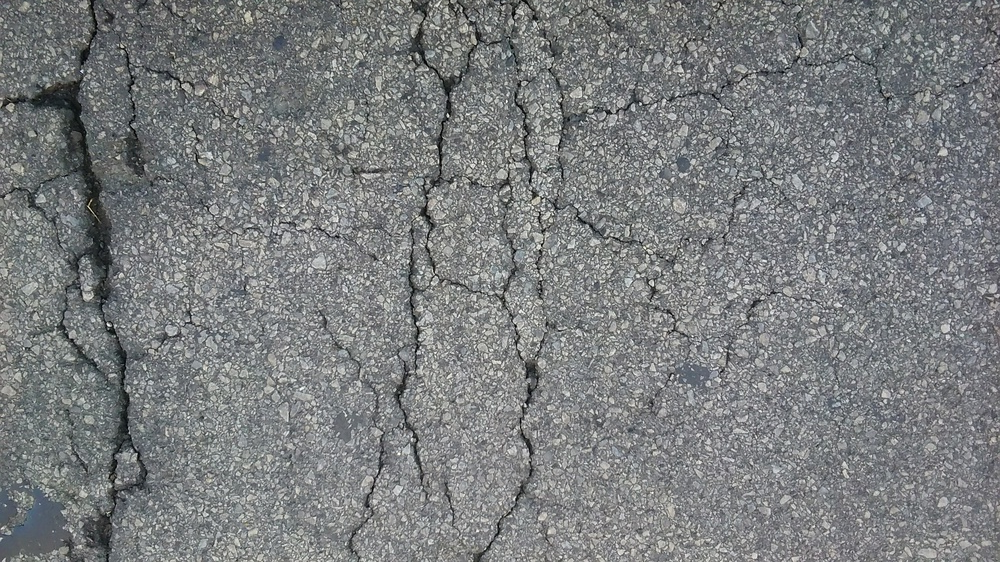
#> input picture 1.jpg, 1000 x 562 px, shrunk from 2560 x 1440 before the run
$ python 1.py   (older library calls are emulated)
#> lines starting #> are read from the running program, lines starting #| are printed output that depends on the picture
import cv2
import numpy as np
import matplotlib.pyplot as plt

def create_gabor_kernel(kernel_size, sigma, theta, lambd, gamma, psi=0):
    """
    创建Gabor滤波器核
    :param kernel_size: 滤波器尺寸 (奇数)
    :param sigma: 高斯标准差
    :param theta: 滤波器方向 (弧度)
    :param lambd: 正弦波波长
    :param gamma: 空间纵横比
    :param psi: 相位偏移 (0或np.pi/2)
    :return: Gabor核
    """
    sigma_x = sigma
    sigma_y = sigma / gamma

    # 创建网格
    half_size = kernel_size // 2
    x, y = np.mgrid[-half_size:half_size+1, -half_size:half_size+1]

    # 旋转坐标
    x_rot = x * np.cos(theta) + y * np.sin(theta)
    y_rot = -x * np.sin(theta) + y * np.cos(theta)

    # Gabor函数公式
    gabor = np.exp(-(x_rot**2 + sigma_y**2 * y_rot**2) / (2 * sigma_x**2))
    gabor *= np.cos(2 * np.pi * x_rot / lambd + psi)

    # 归一化（均值为0，方差为1）
    gabor = (gabor - np.mean(gabor)) / np.std(gabor)
    return gabor

def apply_gabor_filters(image, kernel_params_list):
    """
    应用多个Gabor滤波器到图像
    :param image: 输入灰度图
    :param kernel_params_list: Gabor核参数列表
    :return: 滤波结果列表
    """
    results = []
    for params in kernel_params_list:
        kernel = create_gabor_kernel(**params)
        # 卷积操作（使用CV_64F避免溢出，再归一化到0-255）
        filtered = cv2.filter2D(image, cv2.CV_64F, kernel)
        # 归一化到0-255
        filtered = (filtered - filtered.min()) / (filtered.max() - filtered.min()) * 255
        filtered = filtered.astype(np.uint8)
        results.append(filtered)
    return results

# 主程序
if __name__ == "__main__":
    # 1. 读取输入图像（转为灰度图）
    input_path = "1.jpg"
    image = cv2.imread(input_path)
#> image is the input picture: shape (562, 1000, 3); mean B, G, R 126.4, 125.3, 122.8
    if image is None:
        raise FileNotFoundError(f"无法找到图像文件: {input_path}")
    gray_image = cv2.cvtColor(image, cv2.COLOR_BGR2GRAY)

    # 2. 定义Gabor滤波器参数（多方向、多尺度）
    kernel_size = 31  # 滤波器尺寸（奇数）
    sigmas = [4, 8]   # 不同尺度（高斯标准差）
    thetas = [0, np.pi/4, np.pi/2, 3*np.pi/4]  # 4个方向（0°,45°,90°,135°）
    lambd = 10        # 波长
    gamma = 0.5       # 纵横比
    psi = 0           # 相位偏移

    # 生成参数列表
    kernel_params = []
    for sigma in sigmas:
        for theta in thetas:
            kernel_params.append({
                "kernel_size": kernel_size,
                "sigma": sigma,
                "theta": theta,
                "lambd": lambd,
                "gamma": gamma,
                "psi": psi
            })

    # 3. 应用Gabor滤波
    filtered_images = apply_gabor_filters(gray_image, kernel_params)
#> the loop in apply_gabor_filters, `for params in kernel_params_list:` made 8 passes
#> pass 1, in apply_gabor_filters, `filtered = cv2.filter2D(image, cv2.CV_64F, kernel)`:
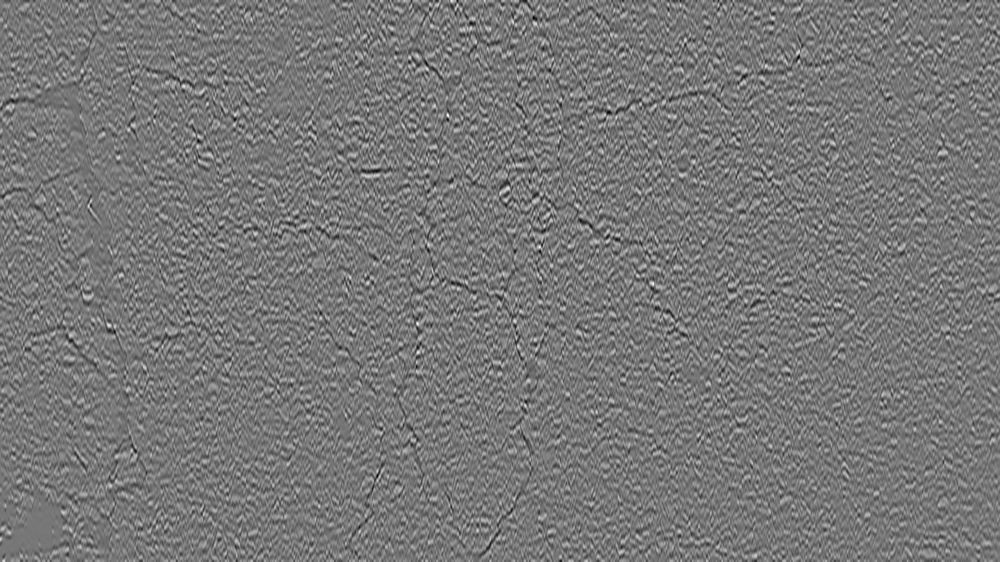
#> filtered: shape (562, 1000) float64; min -7682.7, max 8639.9, mean 0; drawn with min black and max white
#> pass 2, in apply_gabor_filters, `filtered = cv2.filter2D(image, cv2.CV_64F, kernel)`:
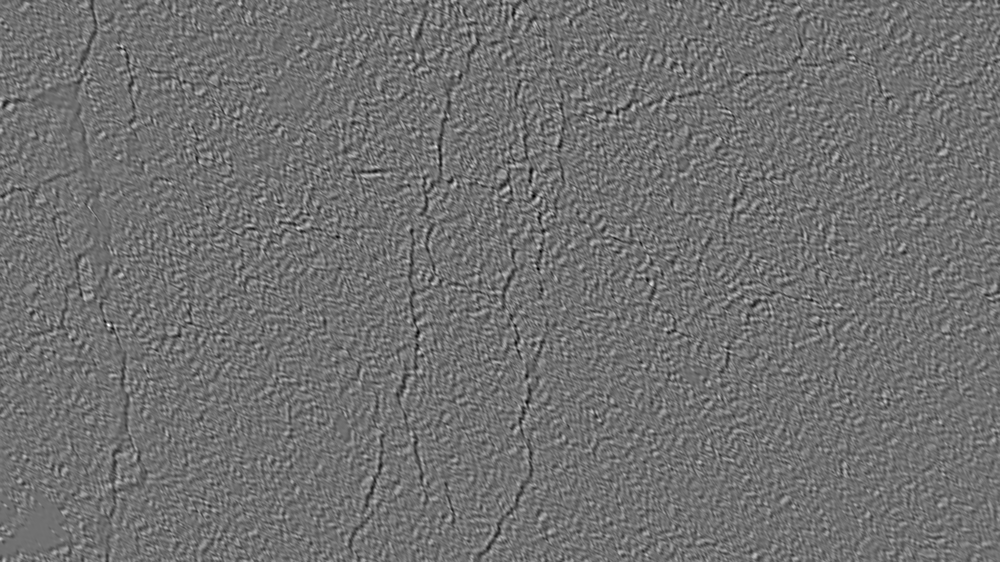
#> filtered: shape (562, 1000) float64; min -8493.6, max 10588.4, mean 0; drawn with min black and max white
#> after the loop in apply_gabor_filters, `for params in kernel_params_list:`:
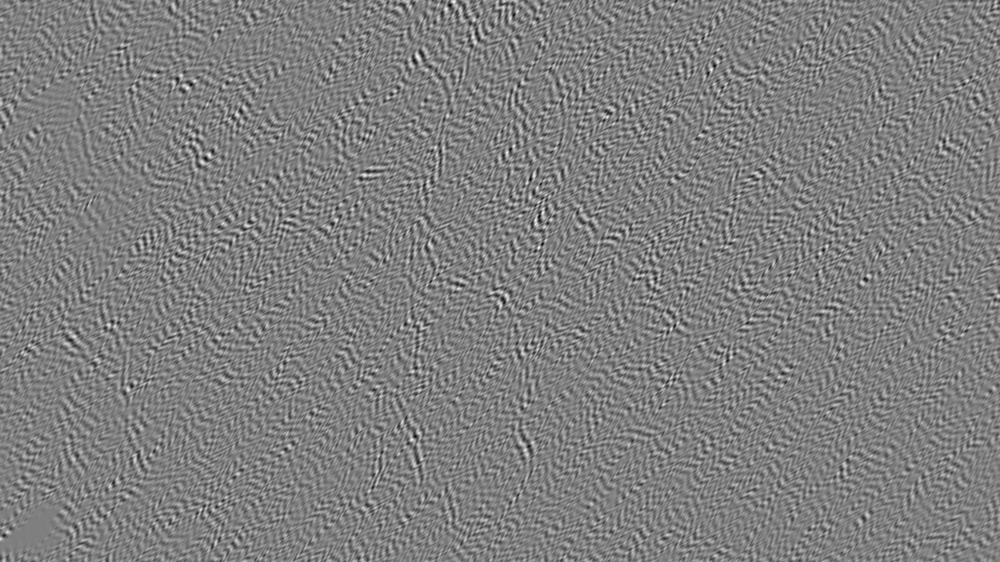
#> filtered: shape (562, 1000); min 0, max 255, mean 127
#> after the loop in apply_gabor_filters, `for params in kernel_params_list:`: results = 8 items
#> filtered_images = 8 items

    # 4. 可视化结果
    plt.figure(figsize=(16, 10))

    # 显示原始图像
    plt.subplot(3, 4, 1)
    plt.imshow(cv2.cvtColor(image, cv2.COLOR_BGR2RGB))
    plt.title("原始图像", fontsize=12)
    plt.axis("off")

    # 显示灰度图像
    plt.subplot(3, 4, 2)
    plt.imshow(gray_image, cmap="gray")
    plt.title("灰度图像", fontsize=12)
    plt.axis("off")

    # 显示所有滤波结果
    for i, (filtered_img, params) in enumerate(zip(filtered_images, kernel_params), start=3):
        theta_deg = params["theta"] * 180 / np.pi
        sigma = params["sigma"]
        plt.subplot(3, 4, i)
        plt.imshow(filtered_img, cmap="gray")
        plt.title(f"σ={sigma}, θ={theta_deg:.0f}°", fontsize=10)
        plt.axis("off")
#> this loop made 8 passes
#> (theta_deg, sigma) on passes 1 to 8: (0, 4), (45, 4), (90, 4), (135, 4), (0, 8), (45, 8), (90, 8), (135, 8)

    # 调整布局
    plt.tight_layout()

    # 5. 保存结果为1.png
    output_path = "1.png"
    plt.savefig(output_path, dpi=300, bbox_inches="tight")
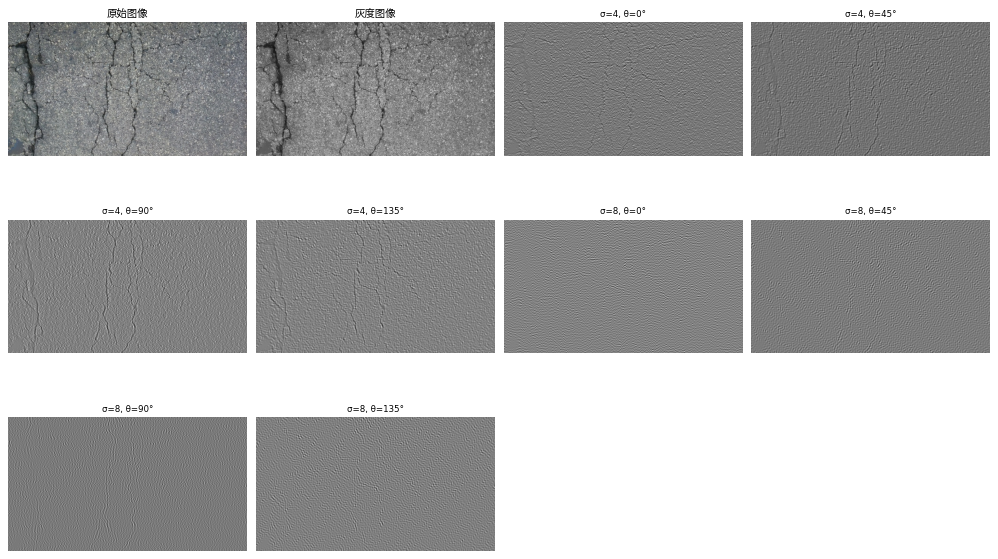
#> figure drawn by matplotlib, 10 panels
    plt.close()

    print(f"Gabor滤波可视化结果已保存到: {output_path}")
